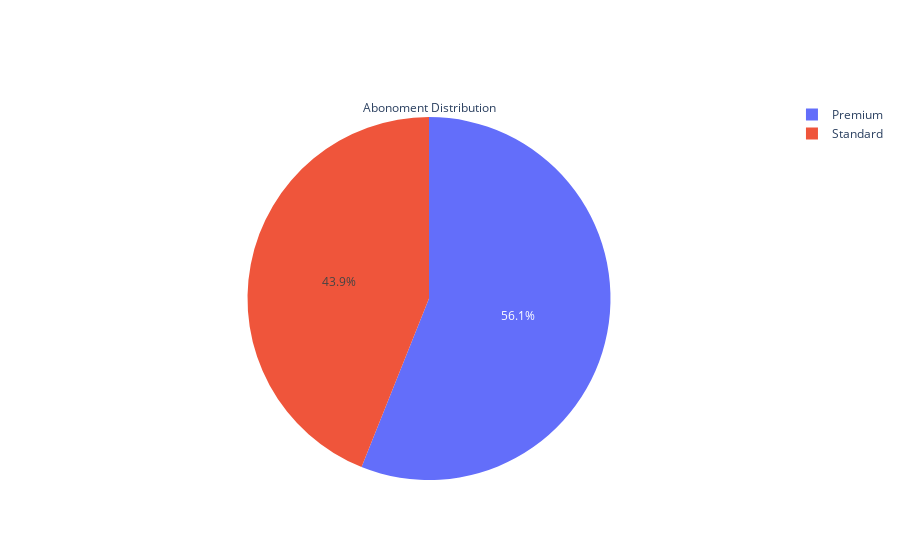

This figure's notebook cell:
### Markdown cell above
### Abonoment Distribution

### Code cell
# Create a new Plotly figure
fig = go.Figure()

# Add a pie chart trace for 'abonoment_type' distribution
fig.add_trace(go.Pie(
    labels=df['abonoment_type'].value_counts().index,  # Get unique abonnement types as labels
    values=df['abonoment_type'].value_counts().values,  # Get counts of each abonnement type as values
    title='Abonoment Distribution'  # Set chart title
))

# Display the plot
iplot(fig)

# Save the plot as an interactive HTML file
fig.write_html("../over_45/vis_45/abonoment_type.html")

### Figure 1 — Plotly figure (JSON) as saved in the notebook; plotly's stock layout.template omitted (floating-point values rounded to 4 significant figures)
{"data": [{"labels": ["Premium", "Standard"], "title": {"text": "Abonoment Distribution"}, "type": "pie", "values": [74, 58]}], "layout": {}}
